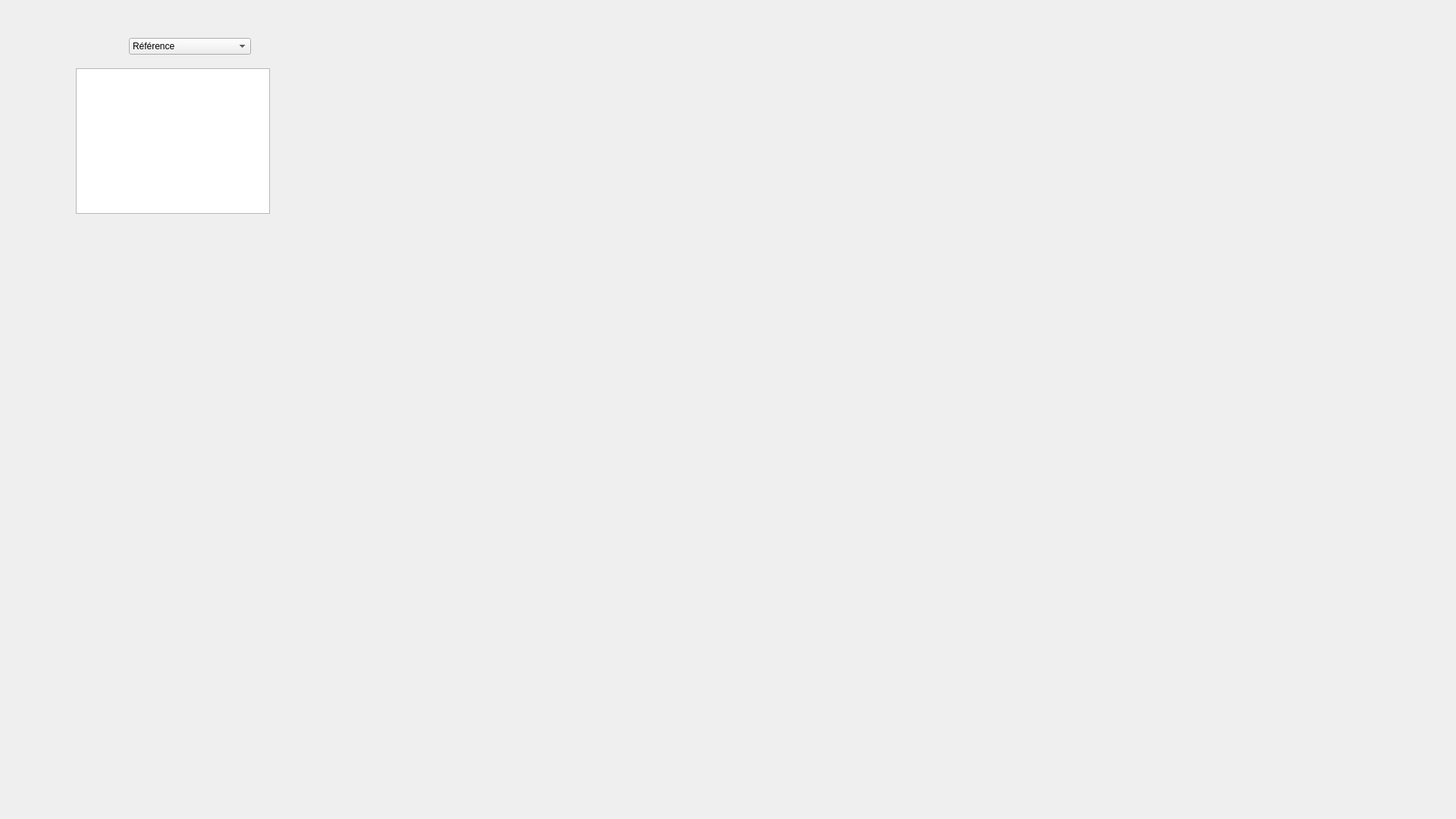
<?xml version="1.0" encoding="UTF-8"?>
<ui version="4.0">
 <class>tri</class>
 <widget class="QDialog" name="tri">
  <property name="geometry">
   <rect>
    <x>0</x>
    <y>0</y>
    <width>1920</width>
    <height>1080</height>
   </rect>
  </property>
  <property name="windowTitle">
   <string>Dialog</string>
  </property>
  <widget class="QTableView" name="tableView">
   <property name="geometry">
    <rect>
     <x>100</x>
     <y>90</y>
     <width>256</width>
     <height>192</height>
    </rect>
   </property>
  </widget>
  <widget class="QLabel" name="label_2">
   <property name="geometry">
    <rect>
     <x>0</x>
     <y>0</y>
     <width>1920</width>
     <height>1080</height>
    </rect>
   </property>
   <property name="text">
    <string/>
   </property>
   <property name="pixmap">
    <pixmap resource="resource.qrc">:/Downloads/74217842_1026617407684361_1400118106809958400_n.png</pixmap>
   </property>
  </widget>
  <widget class="QComboBox" name="comboBox">
   <property name="geometry">
    <rect>
     <x>170</x>
     <y>50</y>
     <width>161</width>
     <height>22</height>
    </rect>
   </property>
   <item>
    <property name="text">
     <string>Référence</string>
    </property>
   </item>
   <item>
    <property name="text">
     <string>Type</string>
    </property>
   </item>
   <item>
    <property name="text">
     <string>Date première sortie</string>
    </property>
   </item>
  </widget>
  <zorder>label_2</zorder>
  <zorder>tableView</zorder>
  <zorder>comboBox</zorder>
 </widget>
 <resources>
  <include location="resource.qrc"/>
 </resources>
 <connections/>
</ui>
